Frame 1 (no input): blank canvas, image omitted
Frame 60 (no input): blank canvas, image omitted
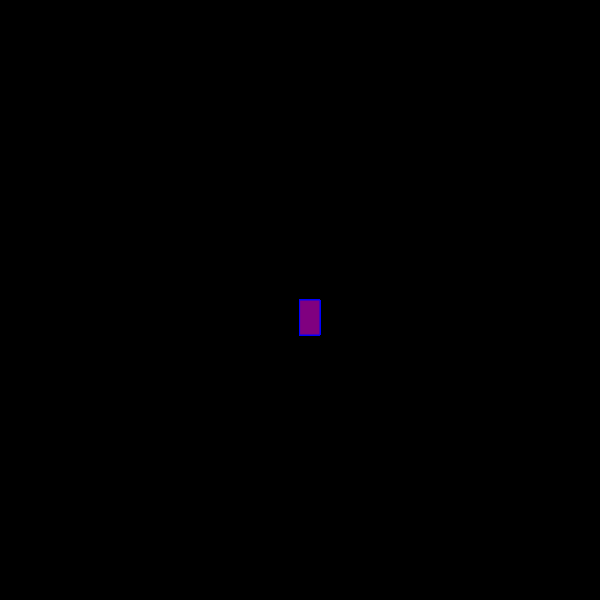
Frame 120 (the mouse pressed at the canvas centre since frame 60)

The p5.js sketch whose frames 1 and 60 were blank and that drew this single picture after the mouse press (run headless with seeded random() and noise() and a simulated clock; from frame 60 on, the mouse is pressed at the canvas centre):

// p5.js sketch
// ── sketch.js
function setup() {
    createCanvas(600, 600);
    background("black");
  }
  
  function draw() {
    
    stroke("blue");
    fill("purple");
    
    // console.log(mouseIsPressed);
    
    if(mouseIsPressed) {
     rect(mouseX, mouseY, 20, 35);
    }
  }
    
  
